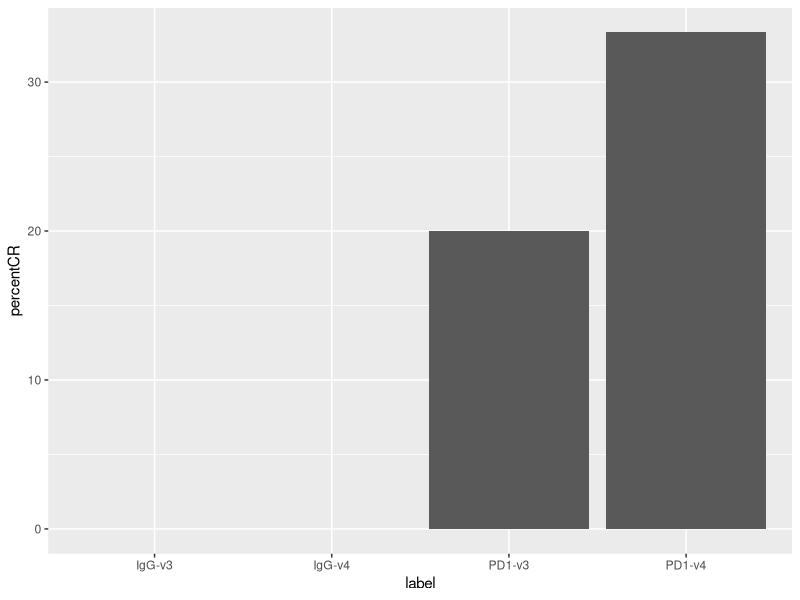
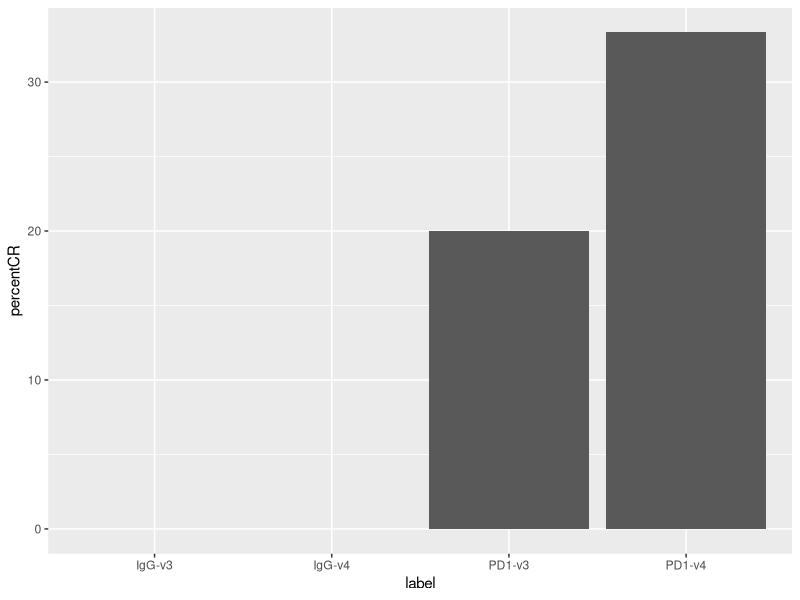

Here is the R script that generated these plots, in order:
## ---- chunk 1
knitr::opts_chunk$set(echo = TRUE)

library(tidyverse)
## ---- chunk 2
mimic <- read.csv("../data/2022-02-15_tumor-size_R-formatted.csv")
## ---- chunk 3
mimic <- mimic %>%
  mutate(treatment = ifelse(treatment == "Anti-PD-1", "PD1", 
                            ifelse(treatment == "Anti-PD1", "PD1", treatment)),
         microbiome.sample = ifelse((microbiome.sample == "HONC60-55 v3" | microbiome.sample == "HONC-60-55.v3"), "v3", 
                                    ifelse((microbiome.sample == "HONC60-55 v4" | microbiome.sample == "HONC-60-55.v4"), "v4", microbiome.sample)),
  )
## ---- chunk 4
mimic <- mimic %>%
  filter(microbiome.sample == "v3" | microbiome.sample == "v4") %>%
  mutate(label = paste0(treatment, "-", microbiome.sample)) 
## ---- chunk 5
mimic$total <- 1

temp <- mimic %>%
  filter(time.point == 1) %>%
  group_by(label) %>%
  summarise(sum(total))

CR <- merge(temp, mimic, all = TRUE)
## ---- chunk 6
CR$sum0 <- 1

temp <- CR %>%
  filter(time.point == 7,
         tumor.volume == 0) %>%
  group_by(label) %>%
  summarise(sum(sum0))

CR <- merge(temp, CR, all = TRUE)
## ---- chunk 7
CR <- CR %>%
  select(label, `sum(sum0)`, `sum(total)`) %>%
  distinct() 
  
CR$`sum(sum0)`[is.na(CR$`sum(sum0)`)] <- 0
## ---- chunk 8
CR$percentCR <- CR$`sum(sum0)`/CR$`sum(total)`*100
## ---- chunk 9
g <- ggplot(CR, aes(x= label, y= percentCR)) + geom_bar(stat = "identity", position = "dodge")

g
## ---- chunk 10
ggsave(plot = g, filename = "../figures/percentCR-barchart.png")
